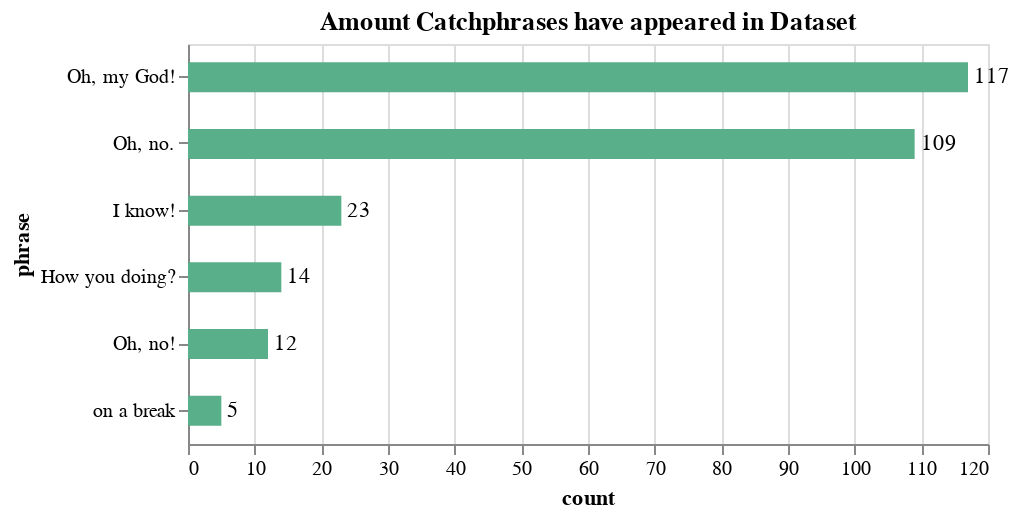

The notebook cell this image was saved under:
### Markdown cell above
## Chart

### Code cell
phrase_chart = (alt.Chart(friends_data).mark_bar(height=15, color="#59AF8A").encode(
    x="count",
    y=alt.Y("phrase", sort="-x"),
).properties(
    width=400,
    height=200,
    title={"text": "Amount Catchphrases have appeared in Dataset"}
))

phrase_text = phrase_chart.mark_text(
    align='left',
    baseline='middle',
    dx=3  # moves text to right so it doesn't appear on top of the bar
).encode(
    text='count:Q'
)

phrase_chart + phrase_text

### Figure 1 — Vega-Lite specification as saved in the notebook (floating-point values rounded to 4 significant figures)
{"config": {"view": {"continuousWidth": 400, "continuousHeight": 300}}, "layer": [{"mark": {"type": "bar", "color": "#59AF8A", "height": 15}, "encoding": {"x": {"field": "count", "type": "quantitative"}, "y": {"field": "phrase", "sort": "-x", "type": "nominal"}}, "height": 200, "title": {"text": "Amount Catchphrases have appeared in Dataset"}, "width": 400}, {"mark": {"type": "text", "align": "left", "baseline": "middle", "dx": 3}, "encoding": {"text": {"field": "count", "type": "quantitative"}, "x": {"field": "count", "type": "quantitative"}, "y": {"field": "phrase", "sort": "-x", "type": "nominal"}}, "height": 200, "title": {"text": "Amount Catchphrases have appeared in Dataset"}, "width": 400}], "data": {"name": "data-e1452a3052ca43cd77e3d3bf000d5898"}, "$schema": "https://vega.github.io/schema/vega-lite/v4.17.0.json", "datasets": {"data-e1452a3052ca43cd77e3d3bf000d5898": [{"phrase": "How you doing?", "count": 14}, {"phrase": "I know!", "count": 23}, {"phrase": "Oh, my God!", "count": 117}, {"phrase": "Oh, no!", "count": 12}, {"phrase": "Oh, no.", "count": 109}, {"phrase": "on a break", "count": 5}]}}
